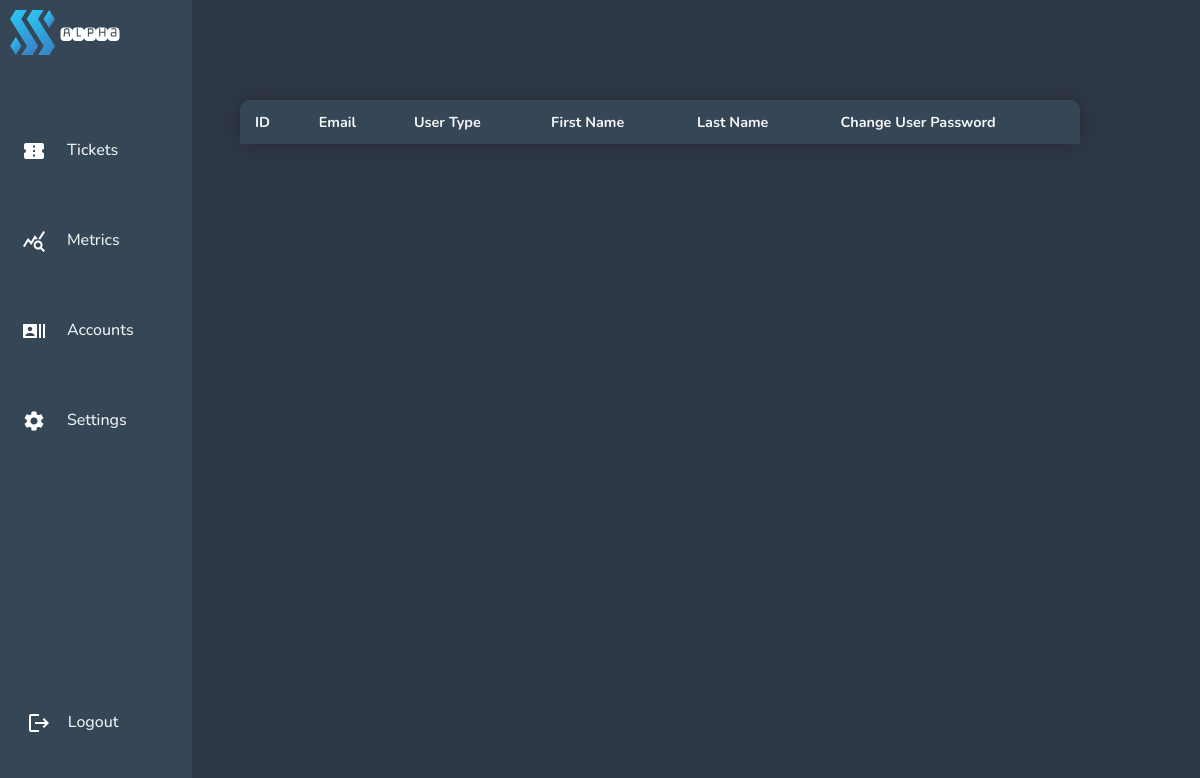
/pages/view-users.php, run on an earlier commit of the app's database.
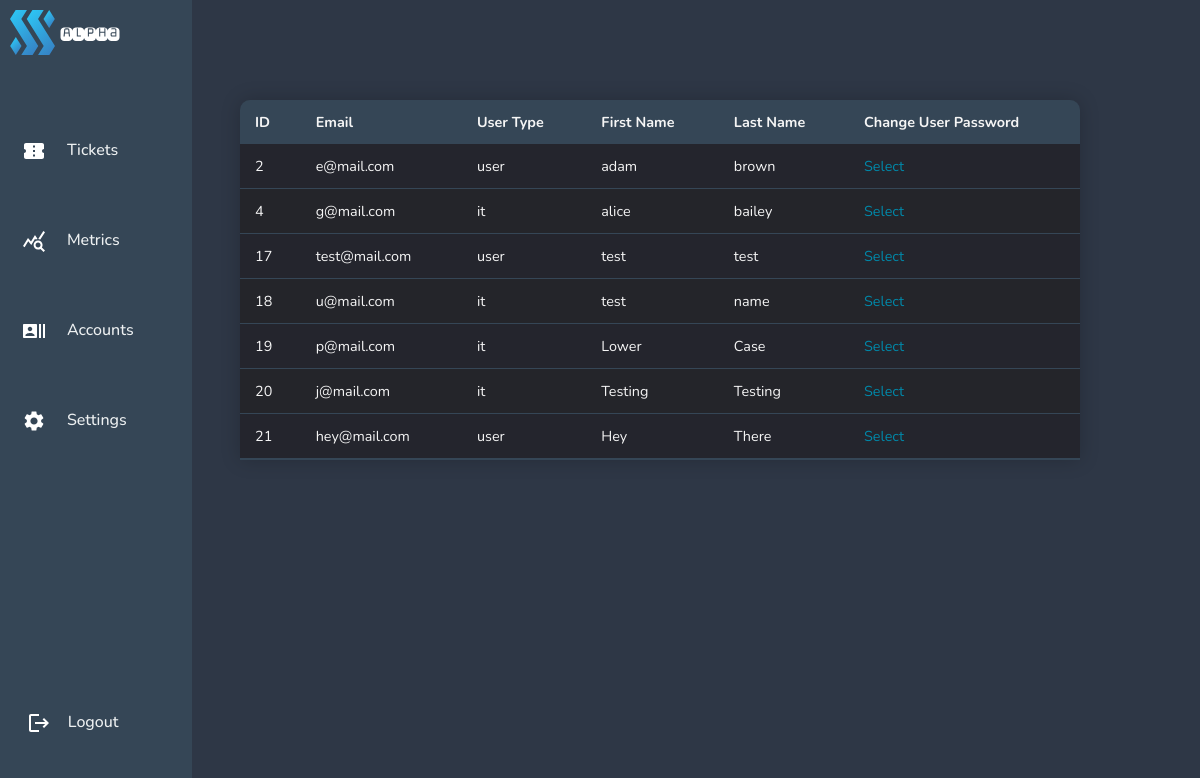
And on a later commit of the database.
### tables this page shows
CREATE TABLE "Users" (
	"id"	INTEGER UNIQUE,
	"Email"	TEXT,
	"password"	TEXT,
	"User"	TEXT,
	"fname"	TEXT,
	"lname"	TEXT,
	PRIMARY KEY("id" AUTOINCREMENT)
);

### pages/view-users.php (the view, shortened to what this page needs)
    <?php include'../navigation/admindashnavbar.php';
    require ('../config/dbcon.php'); ?>
    <link rel="stylesheet" href="../navigation/admindashnavbar.css">
    <link rel="stylesheet" href="../css/admintickettable.css">
</head>
<body bgcolor="#2E3746">
<div class="full-screen-container">
    <?php
    $query = "SELECT * FROM Users";
    $statement = $conn->prepare($query);
    $statement->execute();
    $statement->setFetchMode(PDO::FETCH_OBJ);
    $result = $statement->fetchAll();
    ?>
    <table class="ticket-table">
        <thead>
        <tr>
            <th>ID</th>
            <th>Email</th>
            <th>User Type</th>
            <th>First Name</th>
            <th>Last Name</th>
            <th>Change User Password</th>
        </tr>
        </thead>
        <?php foreach($result as $data) { ?>
            <tr>
                <td><?= $data->id; ?> </td>
                <td><?= $data->Email; ?> </td>
                <td><?= $data->User; ?> </td>
                <td><?= $data->fname; ?> </td>
                <td><?= $data->lname ?> </td>
                <td>
                    <a href="../pages/edit-user.php?id=<?= $data->id; ?>" class="selectbutton">Select</a>
                </td>
            </tr>
            <?php
        }
        ?>
    </table>
</div>
</body>
</html>

### navigation/admindashnavbar.php (shortened to what this page needs)
<!DOCTYPE html>
    <head>
        <link rel="stylesheet" href="admindashnavbar.css">
    </head>
    <body>
    <div class="navbar">
        <header>
            <a class="logo" href="/"><img src="../images/logo.svg" width="45" height="45" alt="logo"></a>
            <a class="logo2" href="/"><img src="../images/alpha.svg" width="60" height="60" alt="logo"></a>
            <nav>
                <ul class="nav__links">
                    <li><a href="../pages/admin-ticket-type-selection.php" class="link1">&nbsp;&nbsp;&nbsp;&nbsp;&nbsp;Tickets</a></li>
                    <li><a href="../pages/metrics.php" class="link2">&nbsp;&nbsp;&nbsp;&nbsp;&nbsp;Metrics</a></li>
                    <li><a href="../pages/accounts.php" class="link3">&nbsp;&nbsp;&nbsp;&nbsp;&nbsp;Accounts</a></li>
                    <li><a href="#" class="link4">&nbsp;&nbsp;&nbsp;&nbsp;&nbsp;Settings</a></li>
                </ul>
            </nav>
            <a class="cta" href="../pages/home.php">&nbsp;&nbsp;&nbsp;&nbsp;Logout</a>
        </header>
    </div>
    </body>
</html>

### navigation/admindashnavbar.css (style rules this page uses)
* { box-sizing: border-box; margin: 0; padding: 0; }
header { flex-direction: column; height: 100%; width: 16%; top: 0; left: 0; position: fixed; background-color: #354656 ; }
.logo { position: fixed; top: 10px; left: 10px; z-index: 9999; }
.logo2 { position: fixed; top: 4px; left: 60px; }
.nav__links a, .cta, .overlay__content a { display: flex; justify-content: flex-start; font-family: "Nunito", sans-serif; font-size: medium; font-weight: 500; color: #edf0f1; text-decoration: none; }
.link1::before { white-space: normal; content: url("../images/ticketicon.svg"); margin-left: 4px; }
.link2::before { content: url("../images/metricsicon.svg"); margin-left: 4px; }
.link3::before { content: url("../images/accountsicon.svg"); margin-left: 4px; }
.link4::before { content: url("../images/settingsicon.svg"); margin-left: 4px; }
.nav__links { list-style: none; display: flex; flex-direction: column; justify-content: space-between; padding-top: 300px; position: fixed; top: 100px; left: 0px; z-index: 9999; padding: 9px 17px; }
.nav__links li { padding: 30px 20px; padding-left: 1px; }
.nav__links li a { transition: color 0.3s ease 0s; }
.cta { position: fixed; bottom: 50px; left: 10px; z-index: 9999; padding: 9px 17px; background-color: transparent; border: none; border-radius: 15px; cursor: pointer; transition: background-color 0.3s ease 0s; }
.cta:before { content: url("../images/logouticon.svg"); }

### css/admintickettable.css (style rules this page uses)
* { box-sizing: border-box; font-family: "Nunito", sans-serif; }
.ticket-table { table-layout: fixed; margin-top: 100px; margin-left: 20%; margin-right: auto; margin-bottom: 0px; font-size: 0.9em; min-width: 70%; max-width: 70%; border-collapse: collapse; border-radius: 10px 10px 0 0; box-shadow: 0 0 20px rgba(0, 0 ,0, 0.20); overflow: hidden; }
.ticket-table thead tr { background-color: #354656; color: whitesmoke; text-align: left; font-weight: bold; }
.ticket-table th, .ticket-table td { max-width:180px; word-wrap:break-word; padding: 12px 15px; }
.ticket-table tbody tr { border-bottom: 1px solid #354656; color: whitesmoke; }
.ticket-table tbody tr:nth-of-type(even) { background-color: #24252a; }
.ticket-table tbody tr:nth-of-type(odd) { background-color: #24252d; }
.ticket-table tbody tr:last-of-type { border-bottom: 2px solid #354656; }
.ticket-table a { text-decoration : none; color: #0088a9; transition: color 0.3s ease 0s; }

What changed in the data, as far as the page shows it:
added users: id "2", Email "e@mail.com", User "user", fname "adam", lname "brown"
added users: id "4", Email "g@mail.com", User "it", fname "alice", lname "bailey"
added users: id "17", Email "test@mail.com", User "user", fname "test", lname "test"
added users: id "18", Email "u@mail.com", User "it", fname "test", lname "name"
added users: id "19", Email "p@mail.com", User "it", fname "Lower", lname "Case"
added users: id "20", Email "j@mail.com", User "it", fname "Testing", lname "Testing"
added users: id "21", Email "hey@mail.com", User "user", fname "Hey", lname "There"
